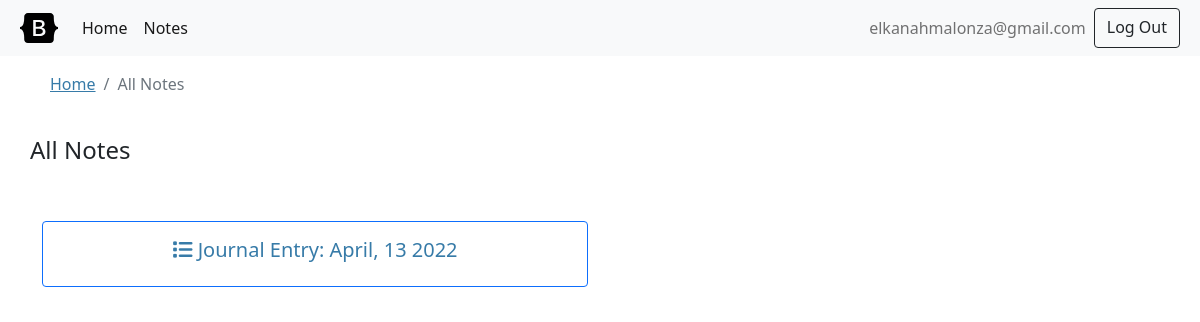
The app's page /notes (signed in) with its own data.
### tables this page shows
CREATE TABLE user (
    id INTEGER PRIMARY KEY AUTOINCREMENT,
    username TEXT UNIQUE NOT NULL,
    password TEXT NOT NULL
);

CREATE TABLE journal (
    id INTEGER PRIMARY KEY AUTOINCREMENT,
    user_id INTEGER NOT NULL,
    title TEXT NOT NULL,
    category_id INTEGER NOT NULL,
    series_id INTEGER,
    image TEXT,
    content TEXT NOT NULL,
    created TIMESTAMP NOT NULL DEFAULT CURRENT_TIMESTAMP,
    modified TIMESTAMP DEFAULT CURRENT_TIMESTAMP,
    tags TEXT,
    status TEXT NOT NULL DEFAULT 'DRAFT',
    clicks INTEGER NOT NULL DEFAULT 0,
    FOREIGN KEY (user_id) REFERENCES user (id),
    FOREIGN KEY (category_id) REFERENCES category (id),
    FOREIGN KEY (series_id) REFERENCES series (id)
);

### flaskr/notes.py (the view)
@bp.route('/notes')
@login_required
def notes():
    notes = get_db().execute(
        'SELECT n.id, n.user_id, n.title, n.image, n.created, n.status, c.name, n.series_id, n.tags'
        ' FROM journal n JOIN category c ON n.category_id = c.id'
        ' WHERE n.user_id = ?',
        (g.user['id'],)
    ).fetchall()
    return render_template('notes/notes.html', notes=notes, page="All Notes")

### flaskr/auth.py (called while the page is built)
@bp.before_app_request
def load_logged_in_user():
    user_id = session.get('user_id')
    if user_id is None:
        g.user = None
    else:
        g.user = get_db().execute(
            'SELECT * FROM user WHERE id = ?', (user_id,)
        ).fetchone()

def login_required(view):
    @functools.wraps(view)
    def wrapped_view(**kwargs):
        if g.user is None:
            return redirect(url_for('auth.login'))
        return view(**kwargs)
    return wrapped_view

### flaskr/db.py (called while the page is built)
def get_db():
    if 'db' not in g:
        g.db = sqlite3.connect(
            current_app.config['DATABASE'],
            detect_types=sqlite3.PARSE_DECLTYPES
        )
        g.db.row_factory = sqlite3.Row
    return g.db

### flaskr/templates/notes/notes.html
{% extends 'base.html' %}
{% block header %}
    <nav aria-label="breadcrumb">
        <ol class="breadcrumb">
            <li class="breadcrumb-item"><a href="{{ url_for('notes.index') }}">Home</a></li>
            <li class="breadcrumb-item active" aria-current="page">{% block title %} {{page}} {% endblock %}</li>
        </ol>
    </nav>
{% endblock %}
{% block content %}
    <div class="row pt-4 pb-4 h4 text-center">{{page}}</div>
    <div class="row pt-4 pb-2">
    {% for item in notes %}
        <div class="col-sm-12 col-md-6">
            <div class="card border-primary">
                <a class="text-decoration-none" href="{{ url_for('notes.note', id=item.id) }}">
                    <div class="card-body text-center">
                        <h5 class="card-title"><i class="fas fa-list"></i> {{item.title}}</h5>
                    </div>
                </a>
            </div>
        </div>
    {% endfor %}
    </div>
{% endblock %}

### flaskr/templates/base.html (shortened to what this page needs)
<!doctype html>
<html lang="en">
    <head>
        <link href="https://cdn.jsdelivr.net/npm/bootstrap@5.1.3/dist/css/bootstrap.min.css" rel="stylesheet">
        <link rel="stylesheet" href="{{ url_for('static', filename='style.css') }}">
    </head>
    <nav class="navbar navbar-expand-lg navbar-light bg-light">
        <div class="container-fluid">
            <a class="navbar-brand" href="#">
                <img src="{{ url_for('static', filename='bootstrap-logo-white.svg') }}" width="38" height="30" class="d-inline-block align-top" alt="Bootstrap" loading="lazy" style="filter: invert(1) grayscale(100%) brightness(200%);">
            </a>
            <div class="collapse navbar-collapse" id="navbarSupportedContent">
                <ul class="navbar-nav me-auto mb-2 mb-lg-0">
                    <li class="nav-item">
                        <a class="nav-link active" aria-current="page" href="{{ url_for('notes.index') }}">Home</a>
                    </li>
                    <li class="nav-item">
                        <a class="nav-link active" href="{{ url_for('notes.notes') }}">Notes</a>
                    </li>
                </ul>
                <div class="d-flex">
                {% if g.user %}
                    <ul class="navbar-nav me-auto mb-2 mb-lg-0">
                    <li class="nav-item">
                        <a class="nav-link" aria-current="page" href="#">{{ g.user['username'] }}</a>
                    </li>
                    </ul>
                    <a class="btn btn-outline-dark" href="{{ url_for('auth.logout') }}">Log Out</a>
                {% else %}
                    <a class="btn btn-outline-dark" href="{{ url_for('auth.register') }}">Register</a>
                    <a class="btn btn-outline-dark" href="{{ url_for('auth.login') }}">Log In</a>
                {% endif %}
                </div>
            </div>
        </div>
    </nav>
    <content>
        <section class="container">
            <header class="pt-3">
                {% block header %}{% endblock %}
            </header>
            {% block content %}{% endblock %}
        </section>
    </content>
    </html>

### flaskr/static/style.css (style rules this page uses)
html { font-family: sans-serif; }
content { max-width: 960px; margin: 0 auto; background: white; }
a { color: #377ba8; }
nav { display: flex; align-items: center; padding: 0 0.5rem; }
nav ul { display: flex; list-style: none; margin: 0; padding: 0; }
nav ul li a, nav ul li span, header .action { display: block; padding: 0.5rem; }

### records on screen
user: user.username "elkanahmalonza@gmail.com"
journal: title "Journal Entry: April, 13 2022"

### other values on screen
{{ page }} "All Notes"
